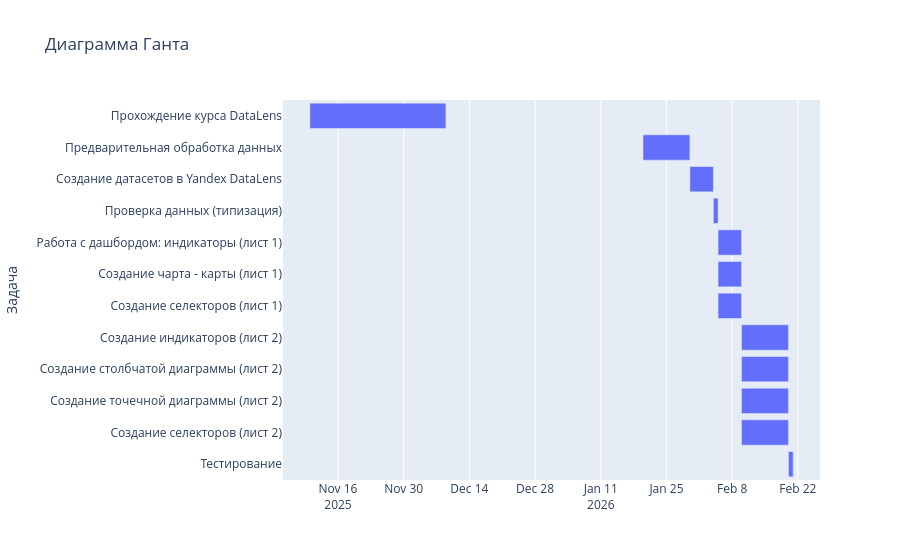

Notebook cell for this chart:
### Markdown cell above
### Диаграмма Ганта

### Code cell
data = [
    {"Задача": "Прохождение курса DataLens", "Начало": "2025-11-10", "Конец": "2025-12-09"},
    {"Задача": "Предварительная обработка данных", "Начало": "2026-01-20", "Конец": "2026-01-30"},
    {"Задача": "Создание датасетов в Yandex DataLens", "Начало": "2026-01-30", "Конец": "2026-02-04"},
    {"Задача": "Проверка данных (типизация)", "Начало": "2026-02-04", "Конец": "2026-02-05"},
    {"Задача": "Работа с дашбордом: индикаторы (лист 1)", "Начало": "2026-02-05", "Конец": "2026-02-10"},
    {"Задача": "Создание чарта - карты (лист 1)", "Начало": "2026-02-05", "Конец": "2026-02-10"},
    {"Задача": "Создание селекторов (лист 1)", "Начало": "2026-02-05", "Конец": "2026-02-10"},
    {"Задача": "Создание индикаторов (лист 2)", "Начало": "2026-02-10", "Конец": "2026-02-20"},
    {"Задача": "Создание столбчатой диаграммы (лист 2)", "Начало": "2026-02-10", "Конец": "2026-02-20"},
    {"Задача": "Создание точечной диаграммы (лист 2)", "Начало": "2026-02-10", "Конец": "2026-02-20"},
    {"Задача": "Создание селекторов (лист 2)", "Начало": "2026-02-10", "Конец": "2026-02-20"},
    {"Задача": "Тестирование", "Начало": "2026-02-20", "Конец": "2026-02-21"}
]

df = pd.DataFrame(data)
fig = px.timeline(df, x_start="Начало", x_end="Конец", y="Задача", title="Диаграмма Ганта")
fig.update_yaxes(autorange="reversed") 
fig.show()

### Figure 1 — Plotly figure (JSON) as saved in the notebook; plotly's stock layout.template omitted (floating-point values rounded to 4 significant figures)
{"data": [{"alignmentgroup": "True", "base": ["2025-11-10", "2026-01-20", "2026-01-30", "2026-02-04", "2026-02-05", "2026-02-05", "2026-02-05", "2026-02-10", "2026-02-10", "2026-02-10", "2026-02-10", "2026-02-20"], "hovertemplate": "Начало=%{base}<br>Конец=%{x}<br>Задача=%{y}<extra></extra>", "legendgroup": "", "marker": {"color": "#636efa", "pattern": {"shape": ""}}, "name": "", "offsetgroup": "", "orientation": "h", "showlegend": false, "textposition": "auto", "type": "bar", "x": [2505600000, 864000000, 432000000, 86400000, 432000000, 432000000, 432000000, 864000000, 864000000, 864000000, 864000000, 86400000], "xaxis": "x", "y": ["Прохождение курса DataLens", "Предварительная обработка данных", "Создание датасетов в Yandex DataLens", "Проверка данных (типизация)", "Работа с дашбордом: индикаторы (лист 1)", "Создание чарта - карты (лист 1)", "Создание селекторов (лист 1)", "Создание индикаторов (лист 2)", "Создание столбчатой диаграммы (лист 2)", "Создание точечной диаграммы (лист 2)", "Создание селекторов (лист 2)", "Тестирование"], "yaxis": "y"}], "layout": {"barmode": "overlay", "legend": {"tracegroupgap": 0}, "title": {"text": "Диаграмма Ганта"}, "xaxis": {"anchor": "y", "domain": [0, 1], "type": "date"}, "yaxis": {"anchor": "x", "autorange": "reversed", "domain": [0, 1], "title": {"text": "Задача"}}}}
